Frame 1 (no input): blank canvas, image omitted
Frame 60 (no input): blank canvas, image omitted
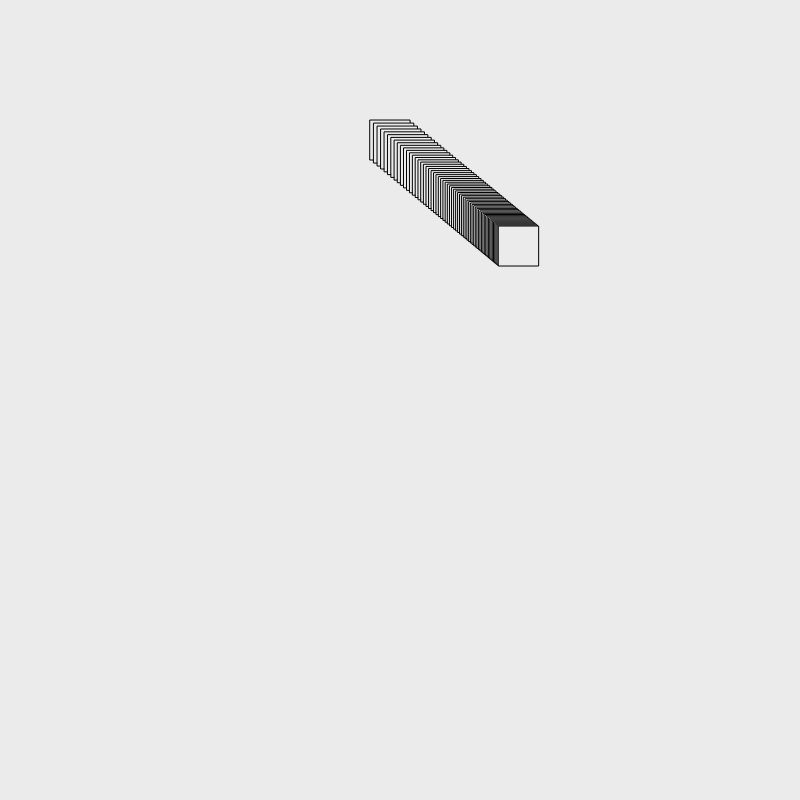
Frame 120 (the mouse pressed at the canvas centre since frame 60)

The p5.js sketch whose frames 1 and 60 were blank and that drew this single picture after the mouse press (run headless with seeded random() and noise() and a simulated clock; from frame 60 on, the mouse is pressed at the canvas centre):

// p5.js sketch
// ── sketch.js
"use strict";

// global
var y = 0;
var x = 0;
var easing = 0.02;
var border = 50;
var toggle = false;

var target = {
  x: 500,
  y: 500
}

var col = {
  bgnd: 235,
  f: 235,
  s: 0
}

// c is for Canvas
var c = {
  width: 600,
  height: 600
}



function setup() {
  if (windowWidth < windowHeight) {
    c.height = windowWidth-windowWidth/5;
    c.width = c.height;
  } else {
    c.width = windowHeight-windowHeight/5;
    c.height = c.width;
  }

  createCanvas(c.width, c.height);
  pixelDensity(1);
  background(col.bgnd);
  frameRate(60);
  strokeWeight(1);
  stroke(col.s);
  fill(col.f);
  rectMode(CENTER);
}

function draw() {
  if (frameCount % 60 == 1) {
    target.x = random(c.width-border*2) + border;
    target.y = random(c.height-border*2) + border;
  }

  var dx = target.x - x;
  x += dx * easing;

  var dy = target.y - y;
  y += dy * easing;

  // toggle ellipse or rectangle shape


  if (toggle) {
    ellipse(x, y, winMouseX/10, winMouseY/10);
  } else {
    rect(x, y, winMouseX/10, winMouseY/10);
  }

  // reset background if Spacebar is pressed
  if ((keyIsPressed) && (keyCode == 32)) {
    background(col.bgnd);
  }
}

function mouseClicked() {
  toggle = !toggle;
  return false;
}

function windowResized() {
  if (windowWidth < windowHeight) {
    c.height = windowWidth-windowWidth/5;
    c.width = c.height;
  } else {
    c.width = windowHeight-windowHeight/5;
    c.height = c.width;
  }
  resizeCanvas(c.width, c.height);
  background(col.bgnd);
}
